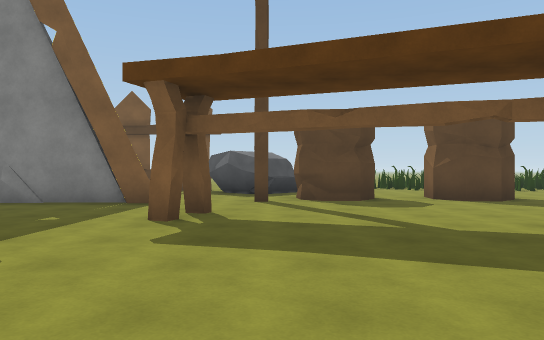
view 1 (above)

24 first-person views from a walk through a scene from a Unity 3-D project. The camera is 1.4 m above the floor, looks level and sees 70° across. The floor is counted in squares, 2 m on a side. Each view is taken from the middle of a square. On the plan, view 1 faces up. The plan holds only what a view shows up to about 11 squares ahead; the rest is blank. The place goes on beyond the plan. Some animated figures are left out. Surface patterns are stand-ins for the level's own textures.

view 2
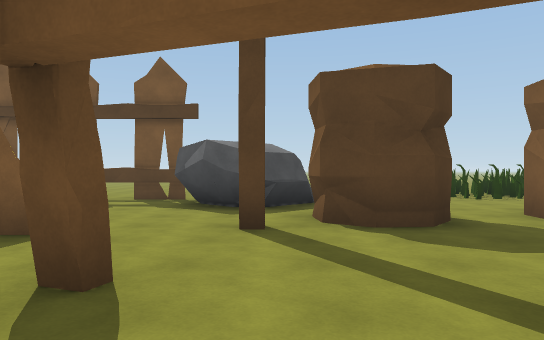

view 3
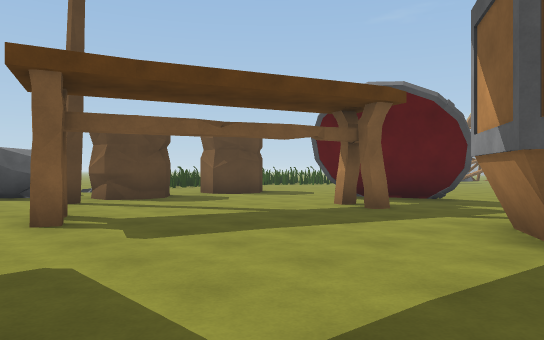

view 4
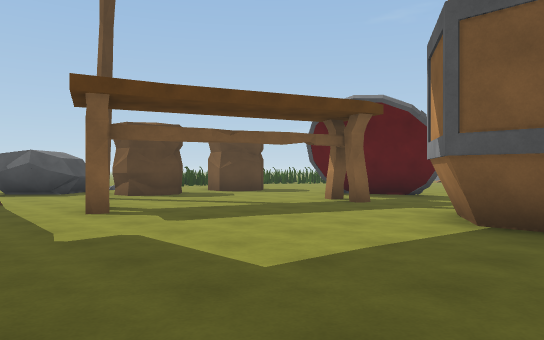

view 5
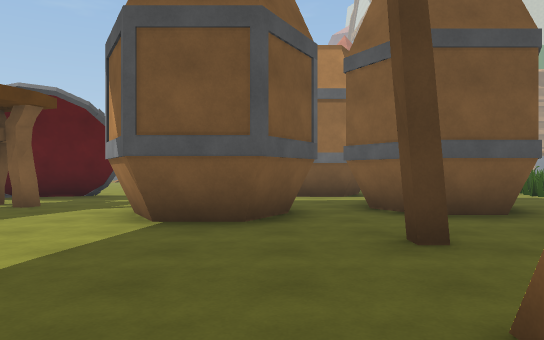

view 6
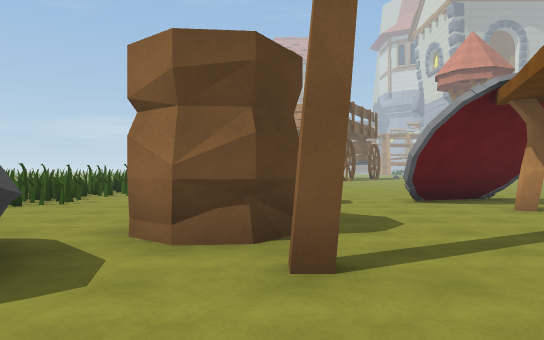

view 7
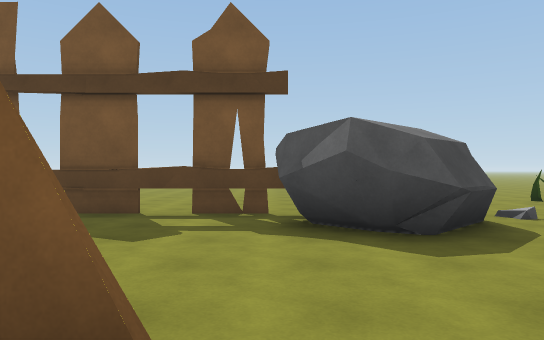

view 8
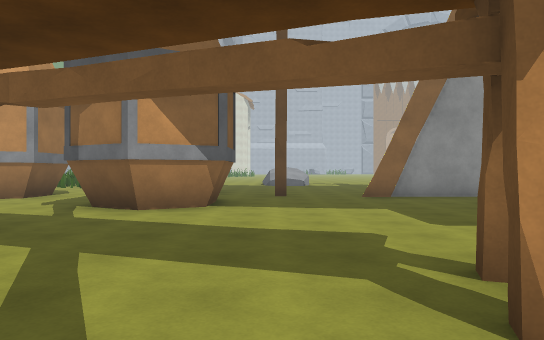

view 9
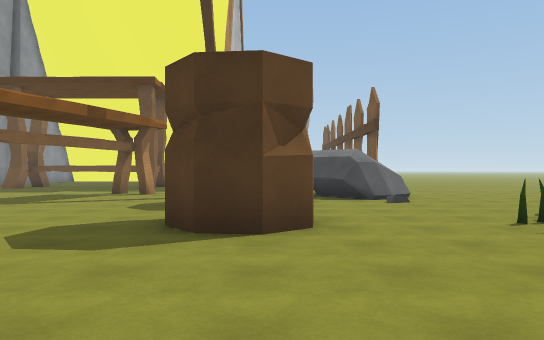

view 10
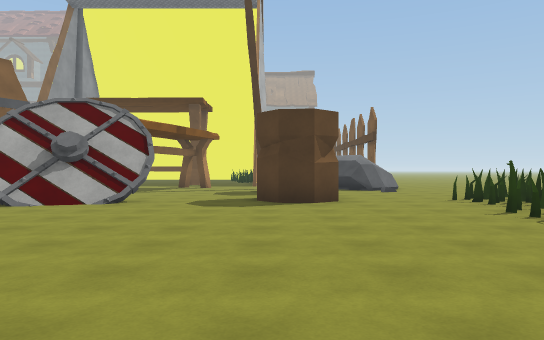

view 11
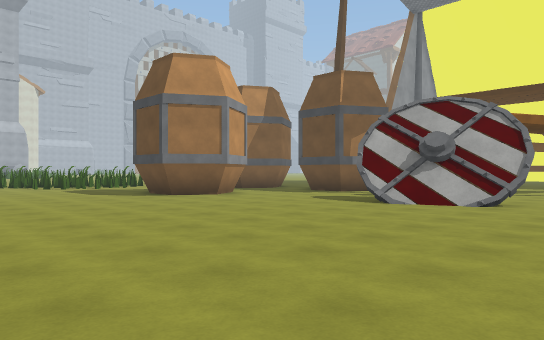

view 12
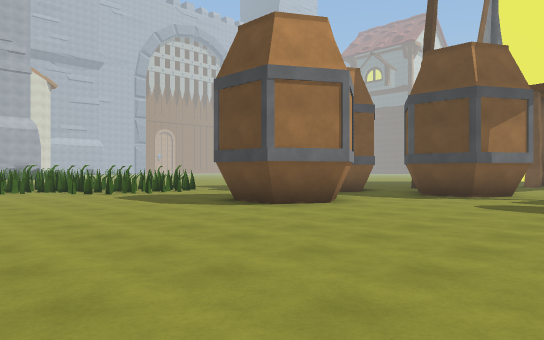

view 13
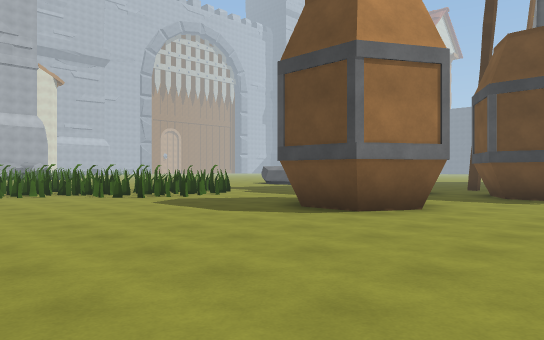

view 14
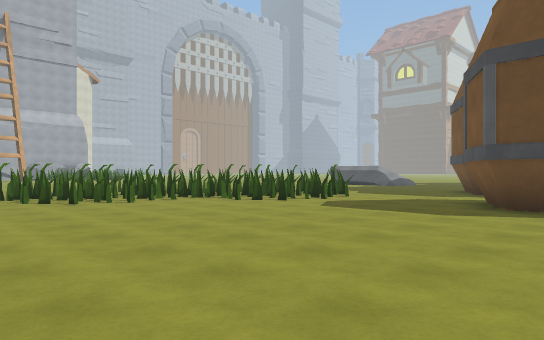

view 15
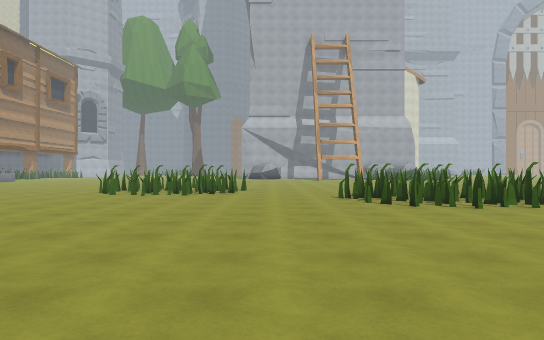

view 16
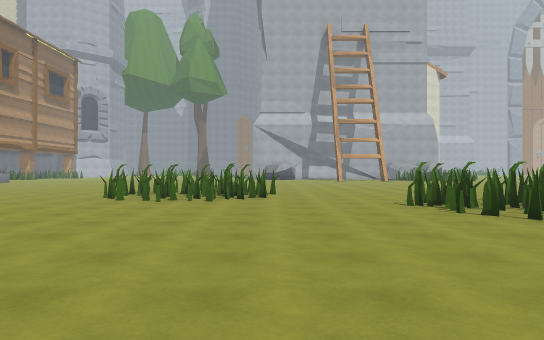

view 17
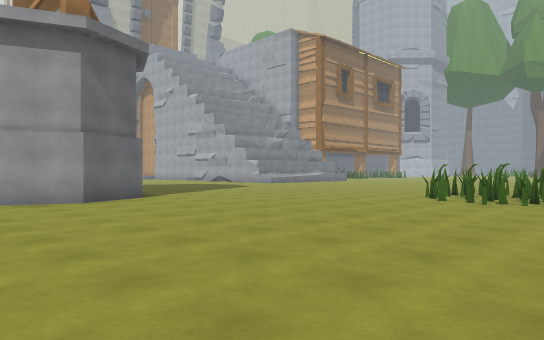

view 18
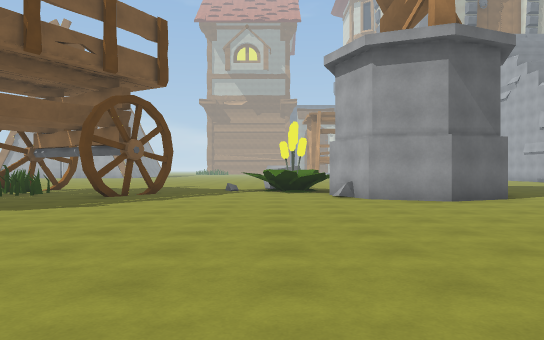

view 19
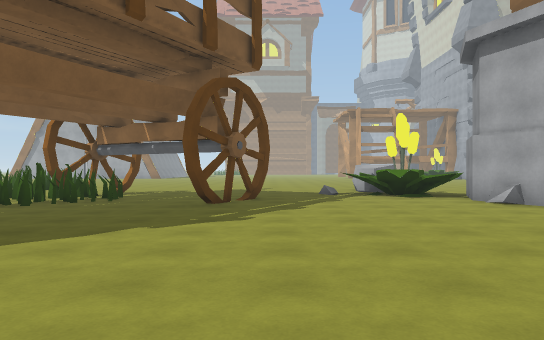

view 20
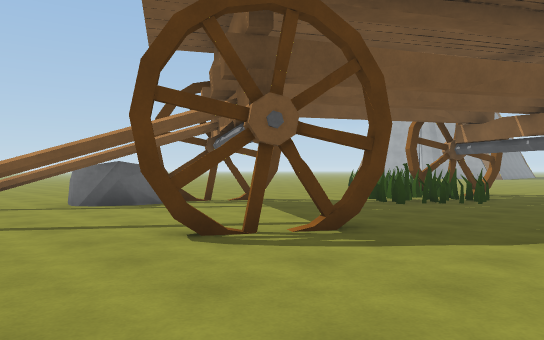

view 21
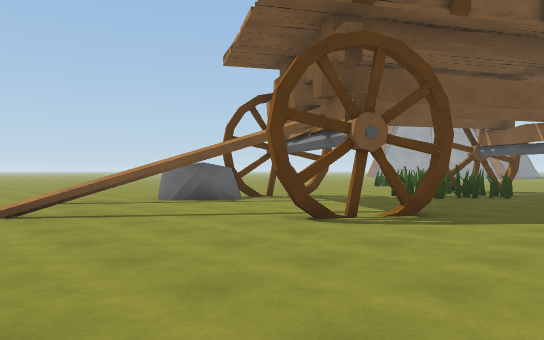

view 22
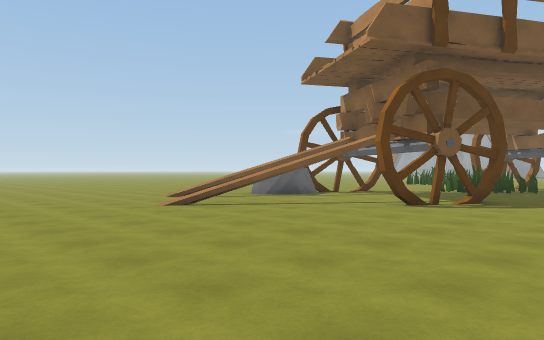

view 23
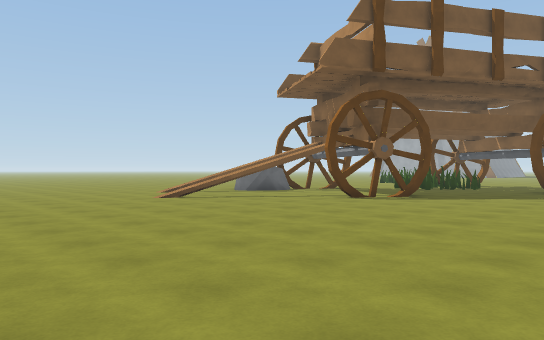

view 24
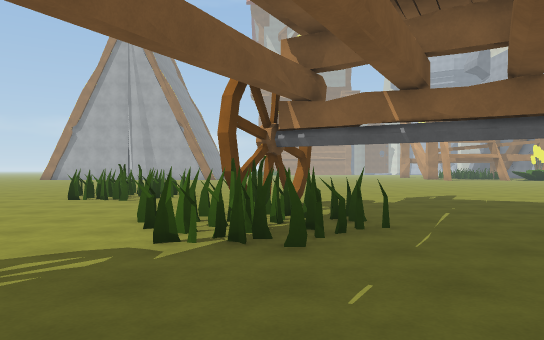

### Floor plan
Key: @ floor where view 1 was taken; # wall or solid block; x gap in a wall; . floor; = window, fence, low wall or low ledge; T thing the floor can be seen under or through; O other object.
Columns run from 4 left of view 1 to 34 right of it. Each row starts with its distance up from view 1.
 14 .........OO##
 13 xx# O......##       .. ....
 12 ..OOOO.........     .......          ..
 11 ...OO............  ........        ....
 10  ....##.O#.......  .....=.O       ...OO
  9  ....O#.##....... ......=#OO#.. ....OOO
  8 ##............... ..........##.......OO
  7 .......................=T.............
  6 ...#.....##.............  .....OO#....
  5 ..........#....................OOO##
  4  .......#.#...............##....OO....
  3  .........#...........................
  2 .......................................
  1 .....###.......................##......
  0 ....@###.........................#.....
 -1 .....###...##........  ................
 -2 ##..#.....###........  ...........O  ..
 -3   ....## .###......... ..........OO
 -4     ..#  ........................OO
 -5      .###......................O##O
 -6        .......................#
 -7         ...###................#
 -8           #####...............##
 -9             #####..............#
-10              ######.............
-11               #####...........
-12               #####..........
-13                ####...###...
-14                   ...#####...
-15                   ...#####...
-16                         #
-17                         #

Where each view was taken, in squares from view 1:
view 1: 0 up, 0 right, facing up
view 2: 4 up, 0 right, facing up
view 3: 0 up, 3 left, facing up-right
view 4: 1 down, 4 left, facing up-right
view 5: 1 down, 4 left, facing right
view 6: 9 up, 3 left, facing right
view 7: 7 up, 2 left, facing up
view 8: 8 up, 0 right, facing down
view 9: 10 up, 10 right, facing left
view 10: 9 up, 14 right, facing left
view 11: 8 up, 14 right, facing down-left
view 12: 4 up, 14 right, facing down-left
view 13: 2 up, 14 right, facing down-left
view 14: 1 down, 16 right, facing down-left
view 15: 2 down, 16 right, facing down
view 16: 4 down, 17 right, facing down
view 17: 4 down, 17 right, facing down-right
view 18: 3 down, 17 right, facing right
view 19: 0 up, 19 right, facing right
view 20: 1 up, 19 right, facing up-right
view 21: 1 up, 17 right, facing up-right
view 22: 1 up, 14 right, facing up-right
view 23: 1 down, 13 right, facing up-right
view 24: 5 up, 23 right, facing right
